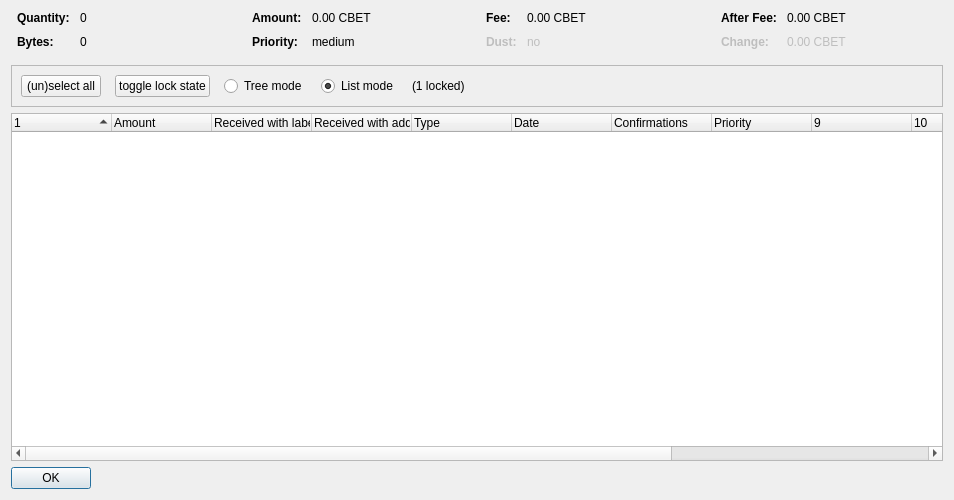
<?xml version="1.0" encoding="UTF-8"?>
<ui version="4.0">
 <class>CoinControlDialog</class>
 <widget class="QDialog" name="CoinControlDialog">
  <property name="geometry">
   <rect>
    <x>0</x>
    <y>0</y>
    <width>954</width>
    <height>500</height>
   </rect>
  </property>
  <property name="windowTitle">
   <string>Coin Selection</string>
  </property>
  <layout class="QVBoxLayout" name="verticalLayout">
   <item>
    <layout class="QHBoxLayout" name="horizontalLayoutTop" stretch="0,0,0,0">
     <property name="topMargin">
      <number>0</number>
     </property>
     <property name="bottomMargin">
      <number>10</number>
     </property>
     <item>
      <layout class="QFormLayout" name="formLayoutCoinControl1">
       <property name="horizontalSpacing">
        <number>10</number>
       </property>
       <property name="verticalSpacing">
        <number>10</number>
       </property>
       <property name="leftMargin">
        <number>6</number>
       </property>
       <property name="rightMargin">
        <number>6</number>
       </property>
       <item row="0" column="0">
        <widget class="QLabel" name="labelCoinControlQuantityText">
         <property name="font">
          <font>
           <weight>75</weight>
           <bold>true</bold>
          </font>
         </property>
         <property name="text">
          <string>Quantity:</string>
         </property>
        </widget>
       </item>
       <item row="0" column="1">
        <widget class="QLabel" name="labelCoinControlQuantity">
         <property name="cursor">
          <cursorShape>IBeamCursor</cursorShape>
         </property>
         <property name="contextMenuPolicy">
          <enum>Qt::ActionsContextMenu</enum>
         </property>
         <property name="text">
          <string notr="true">0</string>
         </property>
         <property name="textInteractionFlags">
          <set>Qt::LinksAccessibleByMouse|Qt::TextSelectableByKeyboard|Qt::TextSelectableByMouse</set>
         </property>
        </widget>
       </item>
       <item row="1" column="0">
        <widget class="QLabel" name="labelCoinControlBytesText">
         <property name="font">
          <font>
           <weight>75</weight>
           <bold>true</bold>
          </font>
         </property>
         <property name="text">
          <string>Bytes:</string>
         </property>
        </widget>
       </item>
       <item row="1" column="1">
        <widget class="QLabel" name="labelCoinControlBytes">
         <property name="cursor">
          <cursorShape>IBeamCursor</cursorShape>
         </property>
         <property name="contextMenuPolicy">
          <enum>Qt::ActionsContextMenu</enum>
         </property>
         <property name="text">
          <string notr="true">0</string>
         </property>
         <property name="textInteractionFlags">
          <set>Qt::LinksAccessibleByMouse|Qt::TextSelectableByKeyboard|Qt::TextSelectableByMouse</set>
         </property>
        </widget>
       </item>
      </layout>
     </item>
     <item>
      <layout class="QFormLayout" name="formLayoutCoinControl2">
       <property name="horizontalSpacing">
        <number>10</number>
       </property>
       <property name="verticalSpacing">
        <number>10</number>
       </property>
       <property name="leftMargin">
        <number>6</number>
       </property>
       <property name="rightMargin">
        <number>6</number>
       </property>
       <item row="0" column="0">
        <widget class="QLabel" name="labelCoinControlAmountText">
         <property name="font">
          <font>
           <weight>75</weight>
           <bold>true</bold>
          </font>
         </property>
         <property name="text">
          <string>Amount:</string>
         </property>
        </widget>
       </item>
       <item row="0" column="1">
        <widget class="QLabel" name="labelCoinControlAmount">
         <property name="cursor">
          <cursorShape>IBeamCursor</cursorShape>
         </property>
         <property name="contextMenuPolicy">
          <enum>Qt::ActionsContextMenu</enum>
         </property>
         <property name="text">
          <string notr="true">0.00 CBET</string>
         </property>
         <property name="textInteractionFlags">
          <set>Qt::LinksAccessibleByMouse|Qt::TextSelectableByKeyboard|Qt::TextSelectableByMouse</set>
         </property>
        </widget>
       </item>
       <item row="1" column="0">
        <widget class="QLabel" name="labelCoinControlPriorityText">
         <property name="font">
          <font>
           <weight>75</weight>
           <bold>true</bold>
          </font>
         </property>
         <property name="text">
          <string>Priority:</string>
         </property>
        </widget>
       </item>
       <item row="1" column="1">
        <widget class="QLabel" name="labelCoinControlPriority">
         <property name="cursor">
          <cursorShape>IBeamCursor</cursorShape>
         </property>
         <property name="contextMenuPolicy">
          <enum>Qt::ActionsContextMenu</enum>
         </property>
         <property name="text">
          <string>medium</string>
         </property>
         <property name="textInteractionFlags">
          <set>Qt::LinksAccessibleByMouse|Qt::TextSelectableByKeyboard|Qt::TextSelectableByMouse</set>
         </property>
        </widget>
       </item>
      </layout>
     </item>
     <item>
      <layout class="QFormLayout" name="formLayoutCoinControl3">
       <property name="horizontalSpacing">
        <number>10</number>
       </property>
       <property name="verticalSpacing">
        <number>10</number>
       </property>
       <property name="leftMargin">
        <number>6</number>
       </property>
       <property name="rightMargin">
        <number>6</number>
       </property>
       <item row="0" column="0">
        <widget class="QLabel" name="labelCoinControlFeeText">
         <property name="font">
          <font>
           <weight>75</weight>
           <bold>true</bold>
          </font>
         </property>
         <property name="text">
          <string>Fee:</string>
         </property>
        </widget>
       </item>
       <item row="0" column="1">
        <widget class="QLabel" name="labelCoinControlFee">
         <property name="cursor">
          <cursorShape>IBeamCursor</cursorShape>
         </property>
         <property name="contextMenuPolicy">
          <enum>Qt::ActionsContextMenu</enum>
         </property>
         <property name="text">
          <string notr="true">0.00 CBET</string>
         </property>
         <property name="textInteractionFlags">
          <set>Qt::LinksAccessibleByMouse|Qt::TextSelectableByKeyboard|Qt::TextSelectableByMouse</set>
         </property>
        </widget>
       </item>
       <item row="1" column="0">
        <widget class="QLabel" name="labelCoinControlLowOutputText">
         <property name="enabled">
          <bool>false</bool>
         </property>
         <property name="font">
          <font>
           <weight>75</weight>
           <bold>true</bold>
          </font>
         </property>
         <property name="text">
          <string>Dust:</string>
         </property>
        </widget>
       </item>
       <item row="1" column="1">
        <widget class="QLabel" name="labelCoinControlLowOutput">
         <property name="enabled">
          <bool>false</bool>
         </property>
         <property name="cursor">
          <cursorShape>IBeamCursor</cursorShape>
         </property>
         <property name="contextMenuPolicy">
          <enum>Qt::ActionsContextMenu</enum>
         </property>
         <property name="text">
          <string>no</string>
         </property>
         <property name="textInteractionFlags">
          <set>Qt::LinksAccessibleByMouse|Qt::TextSelectableByKeyboard|Qt::TextSelectableByMouse</set>
         </property>
        </widget>
       </item>
      </layout>
     </item>
     <item>
      <layout class="QFormLayout" name="formLayoutCoinControl4">
       <property name="horizontalSpacing">
        <number>10</number>
       </property>
       <property name="verticalSpacing">
        <number>10</number>
       </property>
       <property name="leftMargin">
        <number>6</number>
       </property>
       <property name="rightMargin">
        <number>6</number>
       </property>
       <item row="0" column="0">
        <widget class="QLabel" name="labelCoinControlAfterFeeText">
         <property name="font">
          <font>
           <weight>75</weight>
           <bold>true</bold>
          </font>
         </property>
         <property name="text">
          <string>After Fee:</string>
         </property>
        </widget>
       </item>
       <item row="0" column="1">
        <widget class="QLabel" name="labelCoinControlAfterFee">
         <property name="cursor">
          <cursorShape>IBeamCursor</cursorShape>
         </property>
         <property name="contextMenuPolicy">
          <enum>Qt::ActionsContextMenu</enum>
         </property>
         <property name="text">
          <string notr="true">0.00 CBET</string>
         </property>
         <property name="textInteractionFlags">
          <set>Qt::LinksAccessibleByMouse|Qt::TextSelectableByKeyboard|Qt::TextSelectableByMouse</set>
         </property>
        </widget>
       </item>
       <item row="1" column="0">
        <widget class="QLabel" name="labelCoinControlChangeText">
         <property name="enabled">
          <bool>false</bool>
         </property>
         <property name="font">
          <font>
           <weight>75</weight>
           <bold>true</bold>
          </font>
         </property>
         <property name="text">
          <string>Change:</string>
         </property>
        </widget>
       </item>
       <item row="1" column="1">
        <widget class="QLabel" name="labelCoinControlChange">
         <property name="enabled">
          <bool>false</bool>
         </property>
         <property name="cursor">
          <cursorShape>IBeamCursor</cursorShape>
         </property>
         <property name="contextMenuPolicy">
          <enum>Qt::ActionsContextMenu</enum>
         </property>
         <property name="text">
          <string notr="true">0.00 CBET</string>
         </property>
         <property name="textInteractionFlags">
          <set>Qt::LinksAccessibleByMouse|Qt::TextSelectableByKeyboard|Qt::TextSelectableByMouse</set>
         </property>
        </widget>
       </item>
      </layout>
     </item>
    </layout>
   </item>
   <item>
    <widget class="QFrame" name="frame">
     <property name="minimumSize">
      <size>
       <width>0</width>
       <height>40</height>
      </size>
     </property>
     <property name="frameShape">
      <enum>QFrame::StyledPanel</enum>
     </property>
     <property name="frameShadow">
      <enum>QFrame::Sunken</enum>
     </property>
     <layout class="QHBoxLayout" name="horizontalLayout">
      <item>
       <layout class="QHBoxLayout" name="horizontalLayoutPanel" stretch="0,0,0,0,0,0">
        <property name="spacing">
         <number>14</number>
        </property>
        <item>
         <widget class="QPushButton" name="pushButtonSelectAll">
          <property name="sizePolicy">
           <sizepolicy hsizetype="Maximum" vsizetype="Fixed">
            <horstretch>0</horstretch>
            <verstretch>0</verstretch>
           </sizepolicy>
          </property>
          <property name="text">
           <string>(un)select all</string>
          </property>
          <property name="autoDefault">
           <bool>false</bool>
          </property>
         </widget>
        </item>
        <item>
         <widget class="QPushButton" name="pushButtonToggleLock">
          <property name="sizePolicy">
           <sizepolicy hsizetype="Maximum" vsizetype="Fixed">
            <horstretch>0</horstretch>
            <verstretch>0</verstretch>
           </sizepolicy>
          </property>
          <property name="text">
           <string>toggle lock state</string>
          </property>
          <property name="autoDefault">
           <bool>false</bool>
          </property>
         </widget>
        </item>
        <item>
         <widget class="QRadioButton" name="radioTreeMode">
          <property name="sizePolicy">
           <sizepolicy hsizetype="Maximum" vsizetype="Fixed">
            <horstretch>0</horstretch>
            <verstretch>0</verstretch>
           </sizepolicy>
          </property>
          <property name="text">
           <string>Tree mode</string>
          </property>
         </widget>
        </item>
        <item>
         <widget class="QRadioButton" name="radioListMode">
          <property name="sizePolicy">
           <sizepolicy hsizetype="Maximum" vsizetype="Fixed">
            <horstretch>0</horstretch>
            <verstretch>0</verstretch>
           </sizepolicy>
          </property>
          <property name="text">
           <string>List mode</string>
          </property>
          <property name="checked">
           <bool>true</bool>
          </property>
         </widget>
        </item>
        <item>
         <widget class="QLabel" name="labelLocked">
          <property name="text">
           <string>(1 locked)</string>
          </property>
         </widget>
        </item>
        <item>
         <spacer name="horizontalSpacer">
          <property name="orientation">
           <enum>Qt::Horizontal</enum>
          </property>
          <property name="sizeHint" stdset="0">
           <size>
            <width>40</width>
            <height>20</height>
           </size>
          </property>
         </spacer>
        </item>
       </layout>
      </item>
     </layout>
    </widget>
   </item>
   <item>
    <widget class="CoinControlTreeWidget" name="treeWidget">
     <property name="contextMenuPolicy">
      <enum>Qt::CustomContextMenu</enum>
     </property>
     <property name="sortingEnabled">
      <bool>false</bool>
     </property>
     <property name="columnCount">
      <number>13</number>
     </property>
     <attribute name="headerShowSortIndicator" stdset="0">
      <bool>true</bool>
     </attribute>
     <attribute name="headerStretchLastSection">
      <bool>false</bool>
     </attribute>
     <column>
      <property name="text">
       <string/>
      </property>
     </column>
     <column>
      <property name="text">
       <string>Amount</string>
      </property>
     </column>
     <column>
      <property name="text">
       <string>Received with label</string>
      </property>
     </column>
     <column>
      <property name="text">
       <string>Received with address</string>
      </property>
     </column>
     <column>
      <property name="text">
       <string>Type</string>
      </property>
     </column>
     <column>
      <property name="text">
       <string>Date</string>
      </property>
     </column>
     <column>
      <property name="text">
       <string>Confirmations</string>
      </property>
      <property name="toolTip">
       <string>Confirmed</string>
      </property>
     </column>
     <column>
      <property name="text">
       <string>Priority</string>
      </property>
     </column>
     <column>
      <property name="text">
       <string/>
      </property>
     </column>
     <column>
      <property name="text">
       <string/>
      </property>
     </column>
     <column>
      <property name="text">
       <string/>
      </property>
     </column>
     <column>
      <property name="text">
       <string/>
      </property>
     </column>
     <column>
      <property name="text">
       <string/>
      </property>
     </column>
    </widget>
   </item>
   <item>
    <widget class="QDialogButtonBox" name="buttonBox">
     <property name="sizePolicy">
      <sizepolicy hsizetype="Maximum" vsizetype="Fixed">
       <horstretch>0</horstretch>
       <verstretch>0</verstretch>
      </sizepolicy>
     </property>
     <property name="orientation">
      <enum>Qt::Horizontal</enum>
     </property>
     <property name="standardButtons">
      <set>QDialogButtonBox::Ok</set>
     </property>
    </widget>
   </item>
  </layout>
 </widget>
 <customwidgets>
  <customwidget>
   <class>CoinControlTreeWidget</class>
   <extends>QTreeWidget</extends>
   <header>coincontroltreewidget.h</header>
  </customwidget>
 </customwidgets>
 <resources/>
 <connections/>
</ui>
